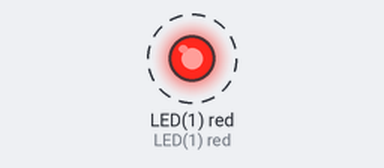
Recording of a program running on a simulated pyboard running MicroPython. Shown: output pins drawn as LEDs (lit = HIGH). Dashed ring = blinking. What the program prints to the serial console is not drawn.

Above: at 0.02 s.
Timing chart, 0 to 3.0 s (numbered marks = the images above):
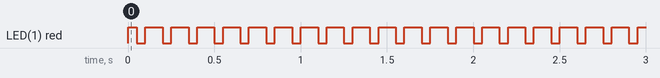

Measured:
- by itself, LED(1) red: alternates HIGH for 0.10 s and LOW for 0.05 s

The program:

main.py
```python
try:
    # This will run main.py from /sd if it exists, otherwise it will run the
    # code from within the except portion.
    import os
    os.stat('/sd/main.py')
    execfile('/sd/main.py')
except:
    import pyb

    print("Executing frozen main.py")

    led = pyb.LED(1)

    while(1):
        led.on()
        pyb.delay(50)
        led.off()
        pyb.delay(50)
        led.on()
        pyb.delay(50)
        led.off()
```
